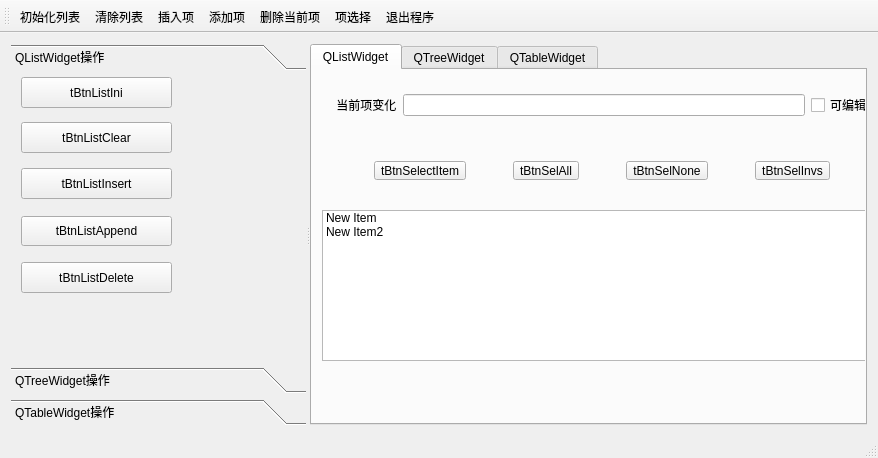
<?xml version="1.0" encoding="UTF-8"?>
<ui version="4.0">
 <class>MainWindow</class>
 <widget class="QMainWindow" name="MainWindow">
  <property name="geometry">
   <rect>
    <x>0</x>
    <y>0</y>
    <width>878</width>
    <height>458</height>
   </rect>
  </property>
  <property name="windowTitle">
   <string>MainWindow</string>
  </property>
  <widget class="QWidget" name="centralWidget">
   <layout class="QGridLayout" name="gridLayout_4">
    <item row="0" column="0">
     <widget class="QSplitter" name="splitter">
      <property name="orientation">
       <enum>Qt::Horizontal</enum>
      </property>
      <widget class="QToolBox" name="toolBox">
       <property name="currentIndex">
        <number>0</number>
       </property>
       <widget class="QWidget" name="listPage">
        <property name="geometry">
         <rect>
          <x>0</x>
          <y>0</y>
          <width>255</width>
          <height>218</height>
         </rect>
        </property>
        <attribute name="icon">
         <iconset resource="res.qrc">
          <normaloff>:/images/icos/list_48px_1170188_easyicon.net.png</normaloff>:/images/icos/list_48px_1170188_easyicon.net.png</iconset>
        </attribute>
        <attribute name="label">
         <string>QListWidget操作</string>
        </attribute>
        <widget class="QToolButton" name="tBtnListClear">
         <property name="geometry">
          <rect>
           <x>10</x>
           <y>46</y>
           <width>151</width>
           <height>31</height>
          </rect>
         </property>
         <property name="text">
          <string>tBtnListClear</string>
         </property>
         <property name="toolButtonStyle">
          <enum>Qt::ToolButtonTextBesideIcon</enum>
         </property>
        </widget>
        <widget class="QToolButton" name="tBtnListInsert">
         <property name="geometry">
          <rect>
           <x>10</x>
           <y>92</y>
           <width>151</width>
           <height>31</height>
          </rect>
         </property>
         <property name="text">
          <string>tBtnListInsert</string>
         </property>
         <property name="toolButtonStyle">
          <enum>Qt::ToolButtonTextBesideIcon</enum>
         </property>
        </widget>
        <widget class="QToolButton" name="tBtnListDelete">
         <property name="geometry">
          <rect>
           <x>10</x>
           <y>186</y>
           <width>151</width>
           <height>31</height>
          </rect>
         </property>
         <property name="text">
          <string>tBtnListDelete</string>
         </property>
         <property name="toolButtonStyle">
          <enum>Qt::ToolButtonTextBesideIcon</enum>
         </property>
        </widget>
        <widget class="QToolButton" name="tBtnListIni">
         <property name="geometry">
          <rect>
           <x>10</x>
           <y>1</y>
           <width>151</width>
           <height>31</height>
          </rect>
         </property>
         <property name="text">
          <string>tBtnListIni</string>
         </property>
         <property name="autoRepeatDelay">
          <number>300</number>
         </property>
         <property name="toolButtonStyle">
          <enum>Qt::ToolButtonTextBesideIcon</enum>
         </property>
        </widget>
        <widget class="QToolButton" name="tBtnListAppend">
         <property name="geometry">
          <rect>
           <x>10</x>
           <y>140</y>
           <width>151</width>
           <height>30</height>
          </rect>
         </property>
         <property name="text">
          <string>tBtnListAppend</string>
         </property>
         <property name="toolButtonStyle">
          <enum>Qt::ToolButtonTextBesideIcon</enum>
         </property>
        </widget>
       </widget>
       <widget class="QWidget" name="treePage">
        <property name="geometry">
         <rect>
          <x>0</x>
          <y>0</y>
          <width>255</width>
          <height>227</height>
         </rect>
        </property>
        <attribute name="icon">
         <iconset resource="res.qrc">
          <normaloff>:/images/icos/tree_48px_27040_easyicon.net.png</normaloff>:/images/icos/tree_48px_27040_easyicon.net.png</iconset>
        </attribute>
        <attribute name="label">
         <string>QTreeWidget操作</string>
        </attribute>
       </widget>
       <widget class="QWidget" name="tablePage">
        <property name="geometry">
         <rect>
          <x>0</x>
          <y>0</y>
          <width>255</width>
          <height>227</height>
         </rect>
        </property>
        <attribute name="icon">
         <iconset resource="res.qrc">
          <normaloff>:/images/icos/table_69.507128309572px_1158249_easyicon.net.png</normaloff>:/images/icos/table_69.507128309572px_1158249_easyicon.net.png</iconset>
        </attribute>
        <attribute name="label">
         <string>QTableWidget操作</string>
        </attribute>
       </widget>
      </widget>
      <widget class="QTabWidget" name="tabWidget">
       <property name="tabPosition">
        <enum>QTabWidget::North</enum>
       </property>
       <property name="currentIndex">
        <number>0</number>
       </property>
       <widget class="QWidget" name="listTab">
        <attribute name="title">
         <string>QListWidget</string>
        </attribute>
        <widget class="QListWidget" name="listWidget">
         <property name="geometry">
          <rect>
           <x>10</x>
           <y>140</y>
           <width>561</width>
           <height>151</height>
          </rect>
         </property>
         <item>
          <property name="text">
           <string>New Item</string>
          </property>
          <property name="checkState">
           <enum>Unchecked</enum>
          </property>
          <property name="flags">
           <set>ItemIsSelectable|ItemIsEditable|ItemIsDragEnabled|ItemIsEnabled</set>
          </property>
         </item>
         <item>
          <property name="text">
           <string>New Item2</string>
          </property>
          <property name="checkState">
           <enum>Unchecked</enum>
          </property>
          <property name="flags">
           <set>ItemIsSelectable|ItemIsEditable|ItemIsDragEnabled|ItemIsUserCheckable|ItemIsEnabled</set>
          </property>
         </item>
        </widget>
        <widget class="QWidget" name="widget" native="true">
         <property name="geometry">
          <rect>
           <x>10</x>
           <y>10</y>
           <width>561</width>
           <height>51</height>
          </rect>
         </property>
         <layout class="QGridLayout" name="gridLayout">
          <item row="0" column="0">
           <widget class="QLabel" name="label">
            <property name="text">
             <string> 当前项变化</string>
            </property>
           </widget>
          </item>
          <item row="0" column="1">
           <widget class="QLineEdit" name="lineEdit"/>
          </item>
          <item row="0" column="2">
           <widget class="QCheckBox" name="checkBox">
            <property name="text">
             <string>可编辑</string>
            </property>
           </widget>
          </item>
         </layout>
        </widget>
        <widget class="QWidget" name="widget_2" native="true">
         <property name="geometry">
          <rect>
           <x>10</x>
           <y>80</y>
           <width>561</width>
           <height>41</height>
          </rect>
         </property>
         <layout class="QGridLayout" name="gridLayout_2">
          <item row="0" column="0">
           <widget class="QToolButton" name="tBtnSelectItem">
            <property name="text">
             <string>tBtnSelectItem</string>
            </property>
           </widget>
          </item>
          <item row="0" column="1">
           <widget class="QToolButton" name="tBtnSelAll">
            <property name="text">
             <string>tBtnSelAll</string>
            </property>
           </widget>
          </item>
          <item row="0" column="2">
           <widget class="QToolButton" name="tBtnSelNone">
            <property name="text">
             <string>tBtnSelNone</string>
            </property>
           </widget>
          </item>
          <item row="0" column="3">
           <widget class="QToolButton" name="tBtnSelInvs">
            <property name="text">
             <string>tBtnSelInvs</string>
            </property>
           </widget>
          </item>
         </layout>
        </widget>
       </widget>
       <widget class="QWidget" name="treeTab">
        <attribute name="title">
         <string>QTreeWidget</string>
        </attribute>
       </widget>
       <widget class="QWidget" name="tableTab">
        <attribute name="title">
         <string>QTableWidget</string>
        </attribute>
       </widget>
      </widget>
     </widget>
    </item>
   </layout>
  </widget>
  <widget class="QMenuBar" name="menuBar">
   <property name="geometry">
    <rect>
     <x>0</x>
     <y>0</y>
     <width>878</width>
     <height>22</height>
    </rect>
   </property>
  </widget>
  <widget class="QToolBar" name="mainToolBar">
   <property name="toolButtonStyle">
    <enum>Qt::ToolButtonTextUnderIcon</enum>
   </property>
   <attribute name="toolBarArea">
    <enum>TopToolBarArea</enum>
   </attribute>
   <attribute name="toolBarBreak">
    <bool>false</bool>
   </attribute>
   <addaction name="actListIni"/>
   <addaction name="actListClear"/>
   <addaction name="actListInsert"/>
   <addaction name="actListAppend"/>
   <addaction name="actListDelete"/>
   <addaction name="actSelPopMenu"/>
   <addaction name="actQuit"/>
  </widget>
  <widget class="QStatusBar" name="statusBar"/>
  <action name="actListIni">
   <property name="icon">
    <iconset resource="res.qrc">
     <normaloff>:/images/icos/List_48px_1077373_easyicon.net.png</normaloff>:/images/icos/List_48px_1077373_easyicon.net.png</iconset>
   </property>
   <property name="text">
    <string>初始化列表</string>
   </property>
   <property name="toolTip">
    <string>初始化列表</string>
   </property>
   <property name="shortcut">
    <string>Meta+I</string>
   </property>
  </action>
  <action name="actListClear">
   <property name="icon">
    <iconset resource="res.qrc">
     <normaloff>:/images/icos/delete_exit_remove_48px_3590_easyicon.net.png</normaloff>:/images/icos/delete_exit_remove_48px_3590_easyicon.net.png</iconset>
   </property>
   <property name="text">
    <string>清除列表</string>
   </property>
   <property name="toolTip">
    <string>清除列表</string>
   </property>
  </action>
  <action name="actListInsert">
   <property name="icon">
    <iconset resource="res.qrc">
     <normaloff>:/images/icos/insert_48px_1209027_easyicon.net.png</normaloff>:/images/icos/insert_48px_1209027_easyicon.net.png</iconset>
   </property>
   <property name="text">
    <string>插入项</string>
   </property>
   <property name="toolTip">
    <string>插入项</string>
   </property>
   <property name="shortcut">
    <string>Ctrl+S</string>
   </property>
  </action>
  <action name="actListAppend">
   <property name="icon">
    <iconset resource="res.qrc">
     <normaloff>:/images/icos/add_48px_520097_easyicon.net.png</normaloff>:/images/icos/add_48px_520097_easyicon.net.png</iconset>
   </property>
   <property name="text">
    <string>添加项</string>
   </property>
   <property name="toolTip">
    <string>添加项</string>
   </property>
   <property name="shortcut">
    <string>Ctrl+A</string>
   </property>
  </action>
  <action name="actListDelete">
   <property name="icon">
    <iconset resource="res.qrc">
     <normaloff>:/images/icos/delete_exit_remove_48px_3782_easyicon.net.png</normaloff>:/images/icos/delete_exit_remove_48px_3782_easyicon.net.png</iconset>
   </property>
   <property name="text">
    <string>删除当前项</string>
   </property>
   <property name="toolTip">
    <string>删除当前项</string>
   </property>
   <property name="shortcut">
    <string>Backspace</string>
   </property>
  </action>
  <action name="actSelAll">
   <property name="text">
    <string>全选</string>
   </property>
   <property name="toolTip">
    <string>全选</string>
   </property>
  </action>
  <action name="actSelNone">
   <property name="text">
    <string>全不选</string>
   </property>
   <property name="toolTip">
    <string>全不选</string>
   </property>
  </action>
  <action name="actSelInvs">
   <property name="text">
    <string>反选</string>
   </property>
   <property name="toolTip">
    <string>反选</string>
   </property>
  </action>
  <action name="actQuit">
   <property name="icon">
    <iconset resource="res.qrc">
     <normaloff>:/images/icos/account_door_exit_logout_39.384615384615px_1211608_easyicon.net.png</normaloff>:/images/icos/account_door_exit_logout_39.384615384615px_1211608_easyicon.net.png</iconset>
   </property>
   <property name="text">
    <string>退出程序</string>
   </property>
   <property name="toolTip">
    <string>退出程序</string>
   </property>
  </action>
  <action name="actSelPopMenu">
   <property name="icon">
    <iconset resource="res.qrc">
     <normaloff>:/images/icos/items_48px_557450_easyicon.net.png</normaloff>:/images/icos/items_48px_557450_easyicon.net.png</iconset>
   </property>
   <property name="text">
    <string>项选择</string>
   </property>
   <property name="toolTip">
    <string>项选择</string>
   </property>
  </action>
 </widget>
 <layoutdefault spacing="6" margin="11"/>
 <resources>
  <include location="res.qrc"/>
 </resources>
 <connections>
  <connection>
   <sender>actSelPopMenu</sender>
   <signal>triggered()</signal>
   <receiver>actSelInvs</receiver>
   <slot>trigger()</slot>
   <hints>
    <hint type="sourcelabel">
     <x>-1</x>
     <y>-1</y>
    </hint>
    <hint type="destinationlabel">
     <x>-1</x>
     <y>-1</y>
    </hint>
   </hints>
  </connection>
  <connection>
   <sender>actQuit</sender>
   <signal>triggered()</signal>
   <receiver>MainWindow</receiver>
   <slot>close()</slot>
   <hints>
    <hint type="sourcelabel">
     <x>-1</x>
     <y>-1</y>
    </hint>
    <hint type="destinationlabel">
     <x>405</x>
     <y>203</y>
    </hint>
   </hints>
  </connection>
 </connections>
</ui>
